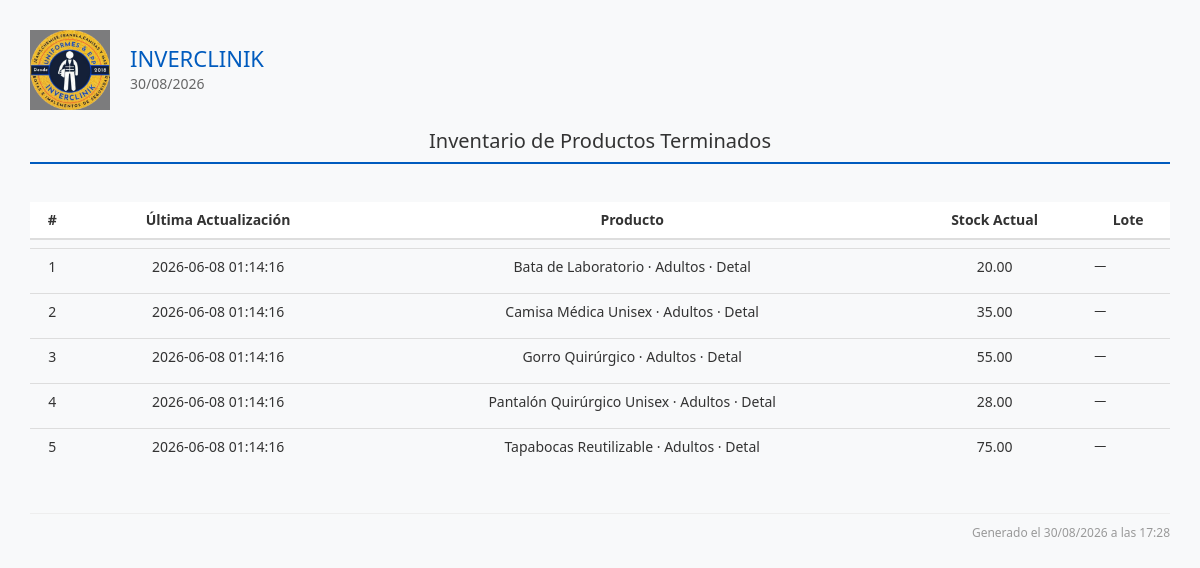
The app's page /reportes/inventario_productos_view.php with its own data.
### tables this page shows
CREATE TABLE IF NOT EXISTS `inventario` (
  `id` int(11) NOT NULL AUTO_INCREMENT,
  `tipo_item` enum('insumo','producto') NOT NULL COMMENT 'insumo=id de insumos, producto=id de recetas',
  `tipo_item_id` int(11) NOT NULL COMMENT 'ID del insumo o de la receta según tipo_item',
  `stock_actual` decimal(12,2) NOT NULL DEFAULT 0.00,
  `tipo_movimiento` enum('compra','orden_produccion','manual','ajuste') DEFAULT 'manual',
  `ultima_actualizacion` timestamp NOT NULL DEFAULT current_timestamp() ON UPDATE current_timestamp(),
  `orden_produccion_id` int(11) DEFAULT NULL COMMENT 'Enlace con orden de producción si aplica',
  PRIMARY KEY (`id`),
  UNIQUE KEY `unique_tipo_item` (`tipo_item`,`tipo_item_id`),
  KEY `idx_tipo_item` (`tipo_item`),
  KEY `idx_tipo_item_id` (`tipo_item_id`),
  KEY `idx_orden_produccion` (`orden_produccion_id`)
);

### reportes/inventario_productos_view.php (the view, shortened to what this page needs)
<?php
require_once('../template/header.php');
require_once __DIR__ . '/../lib/InventarioLotes.php';
$where = [];
$tieneNuevo = $conn->query("SHOW COLUMNS FROM inventario LIKE 'tipo_item'")->num_rows > 0;
if ($tieneNuevo) {
    $where[] = "inv.tipo_item = 'producto'";
    $condiciones = count($where) ? 'WHERE ' . implode(' AND ', $where) : '';
    $sql = "
    SELECT
        inv.tipo_item_id AS id,
        inv.ultima_actualizacion,
        CONCAT(p.nombre, ' · ', COALESCE(rt.nombre_rango, ''), ' · ', COALESCE(tp.nombre, '')) AS producto,
        inv.stock_actual,
        (SELECT GROUP_CONCAT(l.numero_lote ORDER BY l.fecha_entrada DESC, l.id DESC SEPARATOR ', ')
         FROM inventario_lotes l
         WHERE l.tipo_item = 'producto' AND l.tipo_item_id = inv.tipo_item_id AND l.cantidad_restante > 0) AS lotes
    FROM inventario inv
    INNER JOIN recetas r ON r.id = inv.tipo_item_id
    INNER JOIN productos p ON p.id = r.producto_id
    LEFT JOIN rangos_tallas rt ON rt.id = r.rango_tallas_id
    LEFT JOIN tipos_produccion tp ON tp.id = r.tipo_produccion_id
    $condiciones
    ORDER BY p.nombre ASC
    ";
}
$result = $conn->query($sql);
?>
<div class="contenido-principal">
<div class="reporte-header">
    <div class="logo-info">
        <img src="../assets/img/inverclinik_3.png" alt="Logo INVERCLINIK">
        <div class="empresa-fecha">
            <h1>INVERCLINIK</h1>
            <p><?= date('d/m/Y') ?></p>
        </div>
    </div>
    <div class="titulo-reporte">
        <h2>Inventario de Productos Terminados</h2>
    </div>
</div>
<?php if ($result && $result->num_rows > 0): ?>
<table class="table">
<thead>
<tr>
<th>#</th>
<th>Última Actualización</th>
<th>Producto</th>
<th>Stock Actual</th>
<th>Lote</th>
</tr>
</thead>
<tbody>
<?php $i = 1; ?>
<?php while ($row = $result->fetch_assoc()): ?>
<tr>
<td><?= $i++ ?></td>
<td><?= htmlspecialchars($row['ultima_actualizacion'] ?? '—') ?></td>
<td><?= htmlspecialchars($row['producto']) ?></td>
<td><?= htmlspecialchars($row['stock_actual'] ?? '0') ?></td>
<td style="text-align:left; font-size:12px;"><?= htmlspecialchars($row['lotes'] ?? '—') ?></td>
</tr>
<?php endwhile; ?>
</tbody>
</table>
<?php else: ?>
<div class="no-data">
No existen productos terminados en inventario con esos filtros.
</div>
<?php endif; ?>
<div class="reporte-footer">
Generado el <?= date('d/m/Y \a \l\a\s H:i') ?>
</div>
</div>
<?php require_once('../template/footer.php'); ?>

### css/dashboard.css (style rules this page uses)
* { margin: 0; padding: 0; box-sizing: border-box; }

### css/reportes.css (style rules this page uses)
.reporte-header { display: flex; flex-direction: column; align-items: stretch; border-bottom: 2px solid #005bbe; margin-bottom: 30px; padding-bottom: 10px; }
.logo-info { display: flex; justify-content: flex-start; align-items: center; gap: 20px; }
.logo-info img { width: 80px; height: auto; }
.empresa-fecha h1 { font-size: 22px; color: #005bbe; margin: 0; }
.empresa-fecha p { font-size: 14px; color: #666; margin: 4px 0 0; }
.titulo-reporte { text-align: center; margin-top: 20px; }
.titulo-reporte h2 { font-size: 20px; color: #333; margin: 0; }
.table { width: 100%; border-collapse: separate; border-spacing: 0 8px; margin-bottom: 30px; }
.table th { padding: 12px 16px; font-size: 14px; text-align: center; background-color: #ffffff; border: none; }
.table td { padding: 10px 16px; font-size: 14px; text-align: center; border: none; }
.table tbody tr { border-radius: 8px; overflow: hidden; }
.reporte-footer { text-align: right; font-size: 12px; color: #999; border-top: 1px solid #eee; padding-top: 10px; margin-top: 40px; }
.contenido-principal { margin-left: 0 !important; padding: 0; box-sizing: border-box; background-color: #fff; min-height: 100vh; }

### css/style.css (style rules this page uses)
.contenido-principal { margin-left: 260px; padding: 30px; box-sizing: border-box; background-color: #f8f9fa; min-height: 100vh; }

### css/navbar.css (style rules this page uses)
.main-content, .contenido-principal { margin-left: 65px; transition: margin-left 0.3s cubic-bezier(0.4, 0, 0.2, 1); }

### records on screen
inventario: ultima_actualizacion "2026-06-08 01:14:16", producto "Bata de Laboratorio · Adultos · Detal", stock_actual "20.00", lotes "—"
inventario: ultima_actualizacion "2026-06-08 01:14:16", producto "Camisa Médica Unisex · Adultos · Detal", stock_actual "35.00", lotes "—"
inventario: ultima_actualizacion "2026-06-08 01:14:16", producto "Gorro Quirúrgico · Adultos · Detal", stock_actual "55.00", lotes "—"
inventario: ultima_actualizacion "2026-06-08 01:14:16", producto "Pantalón Quirúrgico Unisex · Adultos · Detal", stock_actual "28.00", lotes "—"
inventario: ultima_actualizacion "2026-06-08 01:14:16", producto "Tapabocas Reutilizable · Adultos · Detal", stock_actual "75.00", lotes "—"
